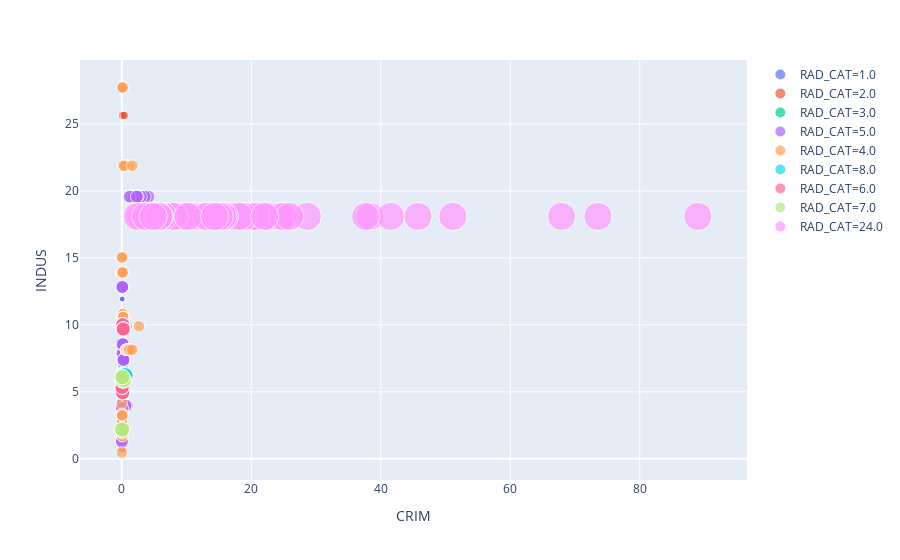

Notebook source saved alongside this figure:
### Code cell
# scatter plot
fig = px.scatter(df, x='CRIM', y='INDUS', color='RAD_CAT', size='RAD')
fig.show()
